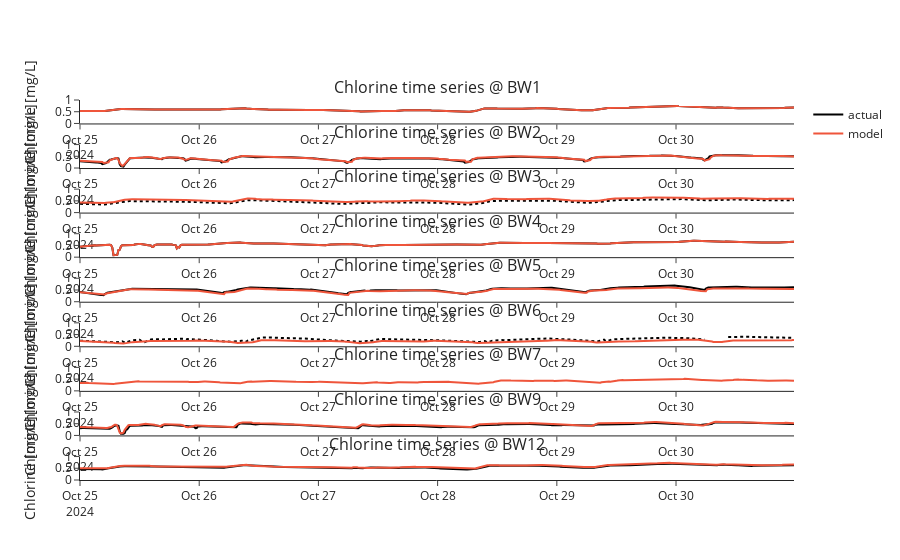

The code cell stored with this chart in its notebook:
### Markdown cell above
Time series plots.

### Code cell
# bwfl_ids = [bwfl_id for bwfl_id in wq_df['bwfl_id'].unique() if bwfl_id not in ['BW1', 'BW4']]
bwfl_ids = ['BW1', 'BW2', 'BW3', 'BW4', 'BW5', 'BW6', 'BW7', 'BW9', 'BW12']
subplot_titles = [f"Chlorine time series @ {bwfl_id}" for bwfl_id in bwfl_ids]
fig = make_subplots(rows=len(bwfl_ids), cols=1, subplot_titles=subplot_titles)

y_max = 1.0

for idx, bwfl_id in enumerate(bwfl_ids): 
    data = wq_df[(wq_df['bwfl_id'] == bwfl_id) & (wq_df['data_type'] == 'chlorine')]
    sim = cl_sim_sensor[bwfl_id].values
    show_legend = (idx == 0)

    # sensor data
    if wq_sensors_used == 'kiosk only':
        if bwfl_id in ['BW3', 'BW6', 'BW7']:
            dash = 'dot'
        else:
            dash = 'solid'
            
    fig.add_trace(
        go.Scatter(
            x=data['datetime'][96:],
            y=data['mean'][96:],
            mode='lines',
            name='actual',
            line=dict(color='black', dash=dash),
            showlegend=show_legend
        ),
        row=idx + 1, col=1
    )
    
    # simulated data
    fig.add_trace(
        go.Scatter(
            x=data['datetime'][96:],
            y=sim[96:],
            mode='lines',
            name='model',
            line=dict(color=default_colors[1]),
            showlegend=show_legend
        ),
        row=idx + 1, col=1
    )
    fig.update_yaxes(title_text="Chlorine [mg/L]", rangemode="tozero", range=[0, y_max], row=idx + 1, col=1)

fig.update_layout(
    height=450 * len(bwfl_ids),
    template='simple_white',
    legend_title_text='',
)

fig.show()

### Figure 1 — Plotly figure (JSON) as saved in the notebook; plotly's stock layout.template omitted (floating-point values rounded to 4 significant figures; data arrays with more than 128 entries replaced by an {"elided": "..."} marker saying what was removed)
{"data": [{"line": {"color": "black", "dash": "solid"}, "mode": "lines", "name": "actual", "showlegend": true, "type": "scatter", "x": {"elided": "576 str values"}, "xaxis": "x", "y": {"elided": "576 float values"}, "yaxis": "y"}, {"line": {"color": "#EF553B"}, "mode": "lines", "name": "model", "showlegend": true, "type": "scatter", "x": {"elided": "576 str values"}, "xaxis": "x", "y": {"elided": "576 float values"}, "yaxis": "y"}, {"line": {"color": "black", "dash": "solid"}, "mode": "lines", "name": "actual", "showlegend": false, "type": "scatter", "x": {"elided": "576 str values"}, "xaxis": "x2", "y": {"elided": "576 float values"}, "yaxis": "y2"}, {"line": {"color": "#EF553B"}, "mode": "lines", "name": "model", "showlegend": false, "type": "scatter", "x": {"elided": "576 str values"}, "xaxis": "x2", "y": {"elided": "576 float values"}, "yaxis": "y2"}, {"line": {"color": "black", "dash": "dot"}, "mode": "lines", "name": "actual", "showlegend": false, "type": "scatter", "x": {"elided": "576 str values"}, "xaxis": "x3", "y": {"elided": "576 float values"}, "yaxis": "y3"}, {"line": {"color": "#EF553B"}, "mode": "lines", "name": "model", "showlegend": false, "type": "scatter", "x": {"elided": "576 str values"}, "xaxis": "x3", "y": {"elided": "576 float values"}, "yaxis": "y3"}, {"line": {"color": "black", "dash": "solid"}, "mode": "lines", "name": "actual", "showlegend": false, "type": "scatter", "x": {"elided": "576 str values"}, "xaxis": "x4", "y": {"elided": "576 float values"}, "yaxis": "y4"}, {"line": {"color": "#EF553B"}, "mode": "lines", "name": "model", "showlegend": false, "type": "scatter", "x": {"elided": "576 str values"}, "xaxis": "x4", "y": {"elided": "576 float values"}, "yaxis": "y4"}, {"line": {"color": "black", "dash": "solid"}, "mode": "lines", "name": "actual", "showlegend": false, "type": "scatter", "x": {"elided": "576 str values"}, "xaxis": "x5", "y": {"elided": "576 float values"}, "yaxis": "y5"}, {"line": {"color": "#EF553B"}, "mode": "lines", "name": "model", "showlegend": false, "type": "scatter", "x": {"elided": "576 str values"}, "xaxis": "x5", "y": {"elided": "576 float values"}, "yaxis": "y5"}, {"line": {"color": "black", "dash": "dot"}, "mode": "lines", "name": "actual", "showlegend": false, "type": "scatter", "x": {"elided": "576 str values"}, "xaxis": "x6", "y": {"elided": "576 float values"}, "yaxis": "y6"}, {"line": {"color": "#EF553B"}, "mode": "lines", "name": "model", "showlegend": false, "type": "scatter", "x": {"elided": "576 str values"}, "xaxis": "x6", "y": {"elided": "576 float values"}, "yaxis": "y6"}, {"line": {"color": "black", "dash": "dot"}, "mode": "lines", "name": "actual", "showlegend": false, "type": "scatter", "x": {"elided": "576 str values"}, "xaxis": "x7", "y": {"elided": "576 null values"}, "yaxis": "y7"}, {"line": {"color": "#EF553B"}, "mode": "lines", "name": "model", "showlegend": false, "type": "scatter", "x": {"elided": "576 str values"}, "xaxis": "x7", "y": {"elided": "576 float values"}, "yaxis": "y7"}, {"line": {"color": "black", "dash": "solid"}, "mode": "lines", "name": "actual", "showlegend": false, "type": "scatter", "x": {"elided": "576 str values"}, "xaxis": "x8", "y": {"elided": "576 float values"}, "yaxis": "y8"}, {"line": {"color": "#EF553B"}, "mode": "lines", "name": "model", "showlegend": false, "type": "scatter", "x": {"elided": "576 str values"}, "xaxis": "x8", "y": {"elided": "576 float values"}, "yaxis": "y8"}, {"line": {"color": "black", "dash": "solid"}, "mode": "lines", "name": "actual", "showlegend": false, "type": "scatter", "x": {"elided": "576 str values"}, "xaxis": "x9", "y": {"elided": "576 float values"}, "yaxis": "y9"}, {"line": {"color": "#EF553B"}, "mode": "lines", "name": "model", "showlegend": false, "type": "scatter", "x": {"elided": "576 str values"}, "xaxis": "x9", "y": {"elided": "576 float values"}, "yaxis": "y9"}], "layout": {"annotations": [{"font": {"size": 16}, "showarrow": false, "text": "Chlorine time series @ BW1", "x": 0.5, "xanchor": "center", "xref": "paper", "y": 1, "yanchor": "bottom", "yref": "paper"}, {"font": {"size": 16}, "showarrow": false, "text": "Chlorine time series @ BW2", "x": 0.5, "xanchor": "center", "xref": "paper", "y": 0.8827, "yanchor": "bottom", "yref": "paper"}, {"font": {"size": 16}, "showarrow": false, "text": "Chlorine time series @ BW3", "x": 0.5, "xanchor": "center", "xref": "paper", "y": 0.7654, "yanchor": "bottom", "yref": "paper"}, {"font": {"size": 16}, "showarrow": false, "text": "Chlorine time series @ BW4", "x": 0.5, "xanchor": "center", "xref": "paper", "y": 0.6481, "yanchor": "bottom", "yref": "paper"}, {"font": {"size": 16}, "showarrow": false, "text": "Chlorine time series @ BW5", "x": 0.5, "xanchor": "center", "xref": "paper", "y": 0.5309, "yanchor": "bottom", "yref": "paper"}, {"font": {"size": 16}, "showarrow": false, "text": "Chlorine time series @ BW6", "x": 0.5, "xanchor": "center", "xref": "paper", "y": 0.4136, "yanchor": "bottom", "yref": "paper"}, {"font": {"size": 16}, "showarrow": false, "text": "Chlorine time series @ BW7", "x": 0.5, "xanchor": "center", "xref": "paper", "y": 0.2963, "yanchor": "bottom", "yref": "paper"}, {"font": {"size": 16}, "showarrow": false, "text": "Chlorine time series @ BW9", "x": 0.5, "xanchor": "center", "xref": "paper", "y": 0.179, "yanchor": "bottom", "yref": "paper"}, {"font": {"size": 16}, "showarrow": false, "text": "Chlorine time series @ BW12", "x": 0.5, "xanchor": "center", "xref": "paper", "y": 0.06173, "yanchor": "bottom", "yref": "paper"}], "autosize": true, "legend": {"title": {"text": ""}}, "xaxis": {"anchor": "y", "autorange": true, "domain": [0, 1], "range": ["2024-10-25", "2024-10-30 23:45"], "type": "date"}, "xaxis2": {"anchor": "y2", "autorange": true, "domain": [0, 1], "range": ["2024-10-25", "2024-10-30 23:45"], "type": "date"}, "xaxis3": {"anchor": "y3", "autorange": true, "domain": [0, 1], "range": ["2024-10-25", "2024-10-30 23:45"], "type": "date"}, "xaxis4": {"anchor": "y4", "autorange": true, "domain": [0, 1], "range": ["2024-10-25", "2024-10-30 23:45"], "type": "date"}, "xaxis5": {"anchor": "y5", "autorange": true, "domain": [0, 1], "range": ["2024-10-25", "2024-10-30 23:45"], "type": "date"}, "xaxis6": {"anchor": "y6", "autorange": true, "domain": [0, 1], "range": ["2024-10-25", "2024-10-30 23:45"], "type": "date"}, "xaxis7": {"anchor": "y7", "autorange": true, "domain": [0, 1], "range": ["2024-10-25", "2024-10-30 23:45"], "type": "date"}, "xaxis8": {"anchor": "y8", "autorange": true, "domain": [0, 1], "range": ["2024-10-25", "2024-10-30 23:45"], "type": "date"}, "xaxis9": {"anchor": "y9", "autorange": true, "domain": [0, 1], "range": ["2024-10-25", "2024-10-30 23:45"], "type": "date"}, "yaxis": {"anchor": "x", "domain": [0.9383, 1], "range": [0, 1], "rangemode": "tozero", "title": {"text": "Chlorine [mg/L]"}, "type": "linear"}, "yaxis2": {"anchor": "x2", "domain": [0.821, 0.8827], "range": [0, 1], "rangemode": "tozero", "title": {"text": "Chlorine [mg/L]"}, "type": "linear"}, "yaxis3": {"anchor": "x3", "domain": [0.7037, 0.7654], "range": [0, 1], "rangemode": "tozero", "title": {"text": "Chlorine [mg/L]"}, "type": "linear"}, "yaxis4": {"anchor": "x4", "domain": [0.5864, 0.6481], "range": [0, 1], "rangemode": "tozero", "title": {"text": "Chlorine [mg/L]"}, "type": "linear"}, "yaxis5": {"anchor": "x5", "domain": [0.4691, 0.5309], "range": [0, 1], "rangemode": "tozero", "title": {"text": "Chlorine [mg/L]"}, "type": "linear"}, "yaxis6": {"anchor": "x6", "domain": [0.3519, 0.4136], "range": [0, 1], "rangemode": "tozero", "title": {"text": "Chlorine [mg/L]"}, "type": "linear"}, "yaxis7": {"anchor": "x7", "domain": [0.2346, 0.2963], "range": [0, 1], "rangemode": "tozero", "title": {"text": "Chlorine [mg/L]"}}, "yaxis8": {"anchor": "x8", "domain": [0.1173, 0.179], "range": [0, 1], "rangemode": "tozero", "title": {"text": "Chlorine [mg/L]"}, "type": "linear"}, "yaxis9": {"anchor": "x9", "domain": [0, 0.06173], "range": [0, 1], "rangemode": "tozero", "title": {"text": "Chlorine [mg/L]"}, "type": "linear"}}}
